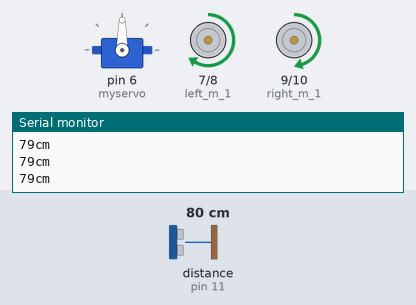
Bench run of a sketch on a simulated Arduino Uno, built with avr-gcc and run on an emulated ATmega328P. Shown: servo, motor-driver pin pairs drawn as motors (green arrow = first pin HIGH = forward, orange = second pin HIGH = backward, longer = more drive, scaled by the enable pin), the last lines printed to the serial monitor. Wiring (inferred from the names in the program): ultrasonic range finder: trigger pin 12; echo pin 11. Inputs (shaded band) come from the test bench; at power-on: distance to the obstacle (sensor on pin 11) 80 cm. The echo pulse lasts 58.3 µs per cm.

Above: at 1.2 s.
1.3 s: distance to the obstacle (sensor on pin 11) set to 46 cm
2.8 s: distance to the obstacle (sensor on pin 11) set to 41 cm
At 3.6 s:
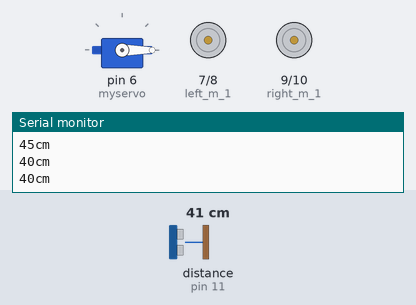
5.8 s: distance to the obstacle (sensor on pin 11) set to 60 cm
At 6.8 s:
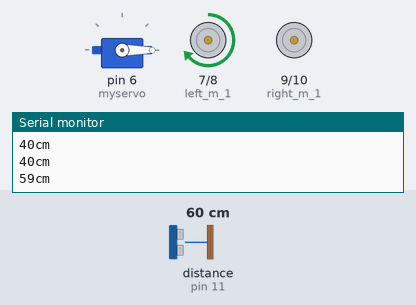
8.5 s: distance to the obstacle (sensor on pin 11) set to 2 cm
At 10.2 s:
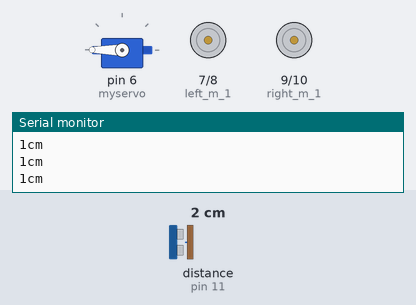
11.5 s: distance to the obstacle (sensor on pin 11) set to 120 cm
At 13.7 s:
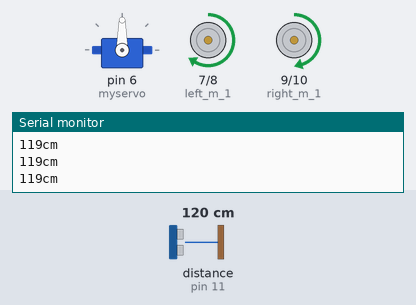
14.1 s: distance to the obstacle (sensor on pin 11) set to 4 cm
At 14.8 s:
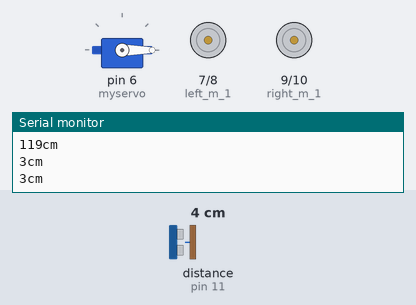
Timing chart, 0 to 18.1 s (numbered marks = the images above; inputs shaded):
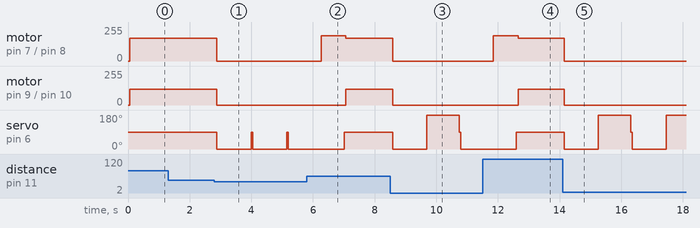

The sketch:

Self-Driving_Car.ino
```cpp
#include <Servo.h>
Servo myservo;
int echopin=11 ;
int trigpin=12 ;
int Right_speed=3;
int Left_speed=5;
int left_m_1=7;
int left_m_2=8;
int right_m_1=9;
int right_m_2=10;
long duration;
long cm;


void setup() {
  Serial.begin (9600);
  pinMode (right_m_1,OUTPUT);
  pinMode (right_m_2,OUTPUT);
  pinMode (left_m_1,OUTPUT);
  pinMode (left_m_2,OUTPUT);
  pinMode (Right_speed,OUTPUT);
  pinMode (Left_speed,OUTPUT);
  pinMode(trigpin,OUTPUT);
  pinMode(echopin,INPUT);
  myservo.attach (6);

}

void loop() {
  myservo.write(90);

  if  (distance ()>40)
  {
    control (170,120);
    forword ();
  }

  else
  {
    STOP ();
    servoR();
    delay(750);
    if (distance ()>40)
    {
      forword ();
      control(190,0);
      delay (750);
    }

  else if (distance ()<40)
    {
      servoL();
      delay(750);
      if (distance ()>40)
      {
        forword ();
        control(0,170);
        delay(750);

      }
    }
  }

}


void control (int x,int y){
  analogWrite(Left_speed,x);
  analogWrite(Right_speed,y);


}
void forword (){

  digitalWrite(right_m_1,HIGH);
  digitalWrite(right_m_2,LOW);
  digitalWrite(left_m_1,HIGH);
  digitalWrite(left_m_2,LOW);

}
void STOP (){
  digitalWrite(right_m_1,LOW);
  digitalWrite(right_m_2,LOW);
  digitalWrite(left_m_1,LOW);
  digitalWrite(left_m_2,LOW);
}
int distance () {
  digitalWrite (
  trigpin,LOW);
  delayMicroseconds(5);
  digitalWrite (trigpin,HIGH);
  delayMicroseconds(10);
  digitalWrite (trigpin,LOW);
  duration=pulseIn (echopin,HIGH);
  cm = (duration/2)*0.0343;
  Serial.print(cm);
  Serial.println ("cm");
  delay (50);
  return cm;
}
void backword (){
  digitalWrite(right_m_1,LOW);
  digitalWrite(right_m_2,HIGH);
  digitalWrite(left_m_1,LOW);
  digitalWrite(left_m_2,HIGH);

}
int servoR (){
  myservo.write(0);
  digitalWrite (trigpin,LOW);
  delayMicroseconds(5);
  digitalWrite (trigpin,HIGH);
  delayMicroseconds(10);
  digitalWrite (trigpin,LOW);
  duration=pulseIn (echopin,HIGH);
  cm = (duration/2)*0.0343;
  Serial.print(cm);
  Serial.println ("cm");
  delay (250);
  return cm;
}
int servoL (){
  myservo.write(180);
  digitalWrite (trigpin,LOW);
  delayMicroseconds(5);
  digitalWrite (trigpin,HIGH);
  delayMicroseconds(10);
  digitalWrite (trigpin,LOW);
  duration=pulseIn (echopin,HIGH);
  cm = (duration/2)*0.0343;
  Serial.print(cm);
  Serial.println ("cm");
  delay (250);
  return cm;
   }
```

Measured:
- the behaviour switches between 42 and 41 cm on distance to the obstacle (sensor on pin 11) (found by bisection; images 0 and 1)
- after the input at 2.8 s, motor on pin 7 (left_m_1) / pin 8 (left_m_2): forward 170/255 → stopped after 0.08 s; motor on pin 9 (right_m_1) / pin 10 (right_m_2): forward 120/255 → stopped after 0.08 s; servo on pin 6 (myservo): 90° → 0° after 0.08 s
- after the input at 5.8 s, motor on pin 7 (left_m_1) / pin 8 (left_m_2): stopped → forward 190/255 after 0.46 s, → forward 170/255 0.80 s later; motor on pin 9 (right_m_1) / pin 10 (right_m_2): stopped → forward 120/255 after 1.3 s
- after the input at 8.5 s, motor on pin 7 (left_m_1) / pin 8 (left_m_2): forward 170/255 → stopped after 0.08 s; motor on pin 9 (right_m_1) / pin 10 (right_m_2): forward 120/255 → stopped after 0.08 s; servo on pin 6 (myservo): 90° → 0° after 0.08 s, → 180° 1.1 s later, → 0° 1.1 s later
- after the input at 11.5 s, motor on pin 7 (left_m_1) / pin 8 (left_m_2): stopped → forward 190/255 after 0.35 s, → forward 170/255 0.81 s later; motor on pin 9 (right_m_1) / pin 10 (right_m_2): stopped → forward 120/255 after 1.2 s
- after the input at 14.1 s, motor on pin 7 (left_m_1) / pin 8 (left_m_2): forward 170/255 → stopped after 0.05 s; motor on pin 9 (right_m_1) / pin 10 (right_m_2): forward 120/255 → stopped after 0.05 s; servo on pin 6 (myservo): alternates 180° for 1.1 s and 0° for 1.1 s, starting after 0.05 s
